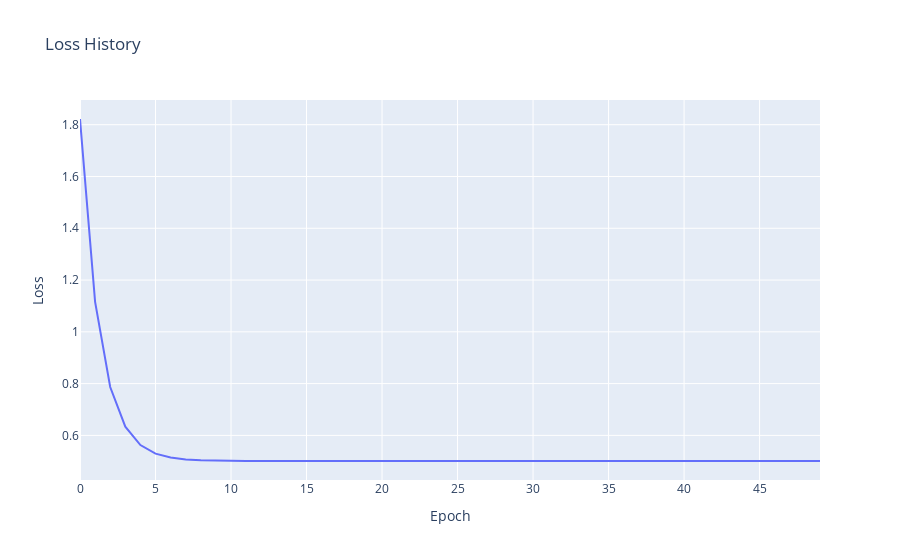

Source (notebook cell):
### Code cell
fig = go.Figure()
fig.add_trace(go.Scatter(y=history))
fig.update_layout(
    title="Loss History",
    xaxis_title="Epoch",
    yaxis_title="Loss"
)
fig.show()

### Figure 1 — Plotly figure (JSON) as saved in the notebook; plotly's stock layout.template omitted (floating-point values rounded to 4 significant figures)
{"data": [{"type": "scatter", "y": [1.822, 1.116, 0.7869, 0.6339, 0.5627, 0.5296, 0.5143, 0.5072, 0.5039, 0.5024, 0.5017, 0.5014, 0.5012, 0.5012, 0.5011, 0.5011, 0.5011, 0.5011, 0.5011, 0.5011, 0.5011, 0.5011, 0.5011, 0.5011, 0.5011, 0.5011, 0.5011, 0.5011, 0.5011, 0.5011, 0.5011, 0.5011, 0.5011, 0.5011, 0.5011, 0.5011, 0.5011, 0.5011, 0.5011, 0.5011, 0.5011, 0.5011, 0.5011, 0.5011, 0.5011, 0.5011, 0.5011, 0.5011, 0.5011, 0.5011]}], "layout": {"title": {"text": "Loss History"}, "xaxis": {"title": {"text": "Epoch"}}, "yaxis": {"title": {"text": "Loss"}}}}
